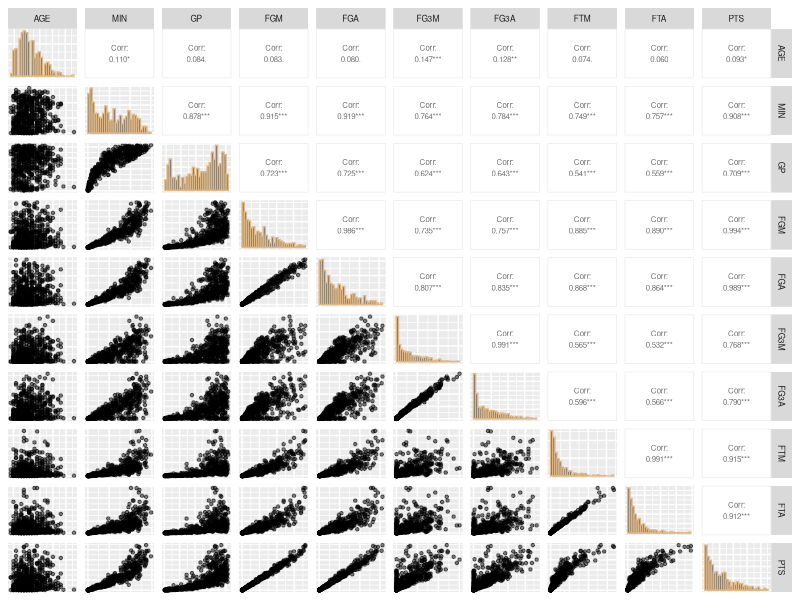
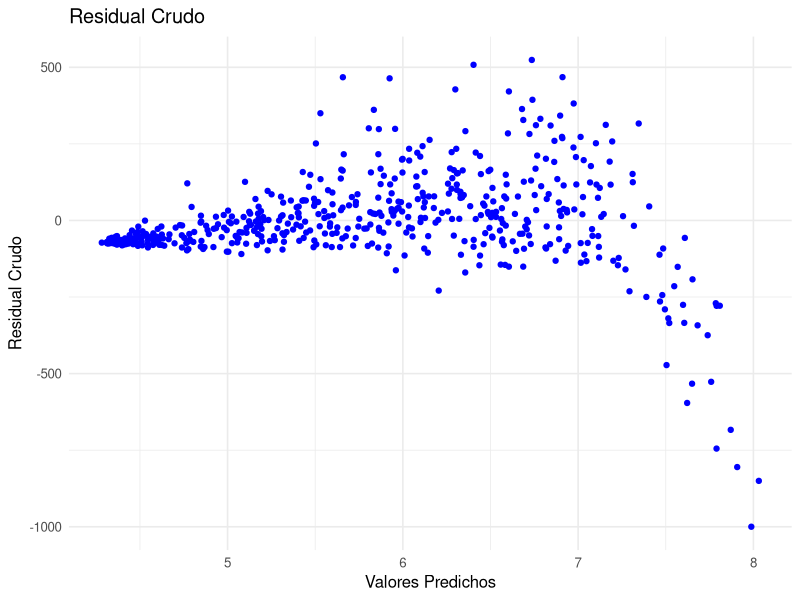
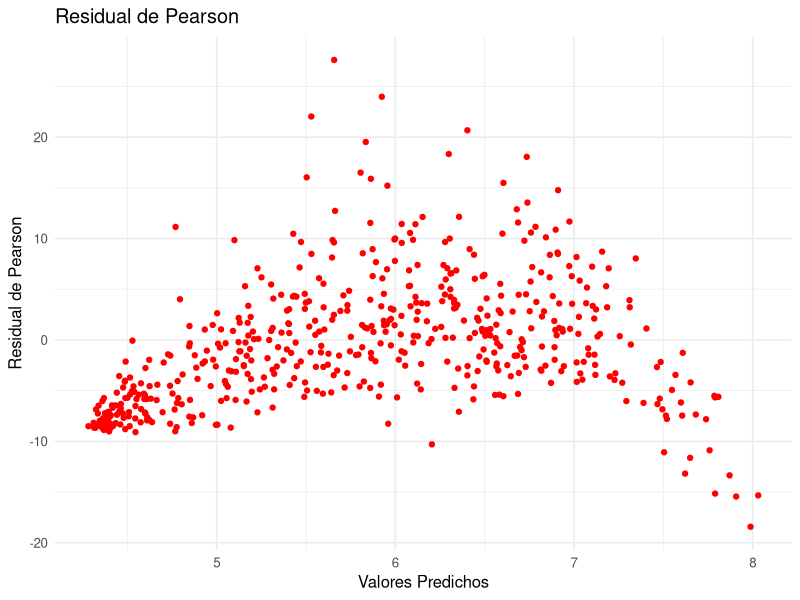
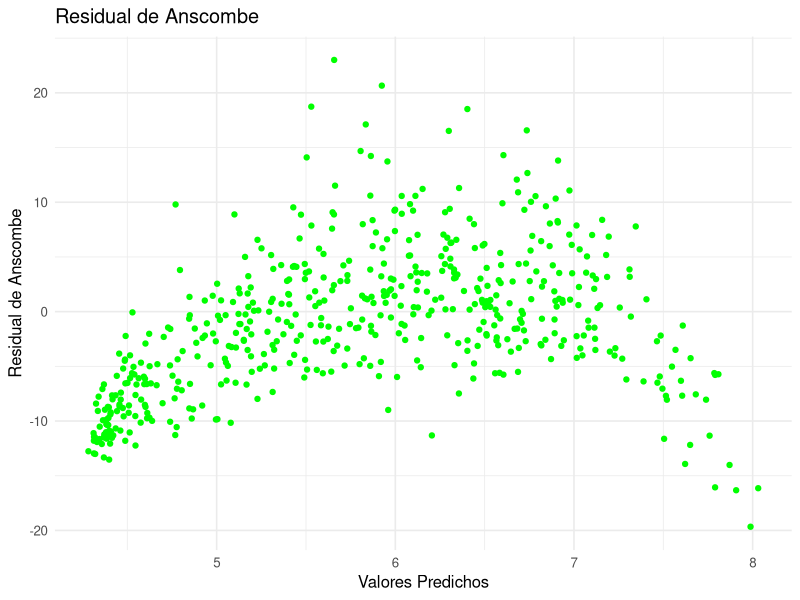
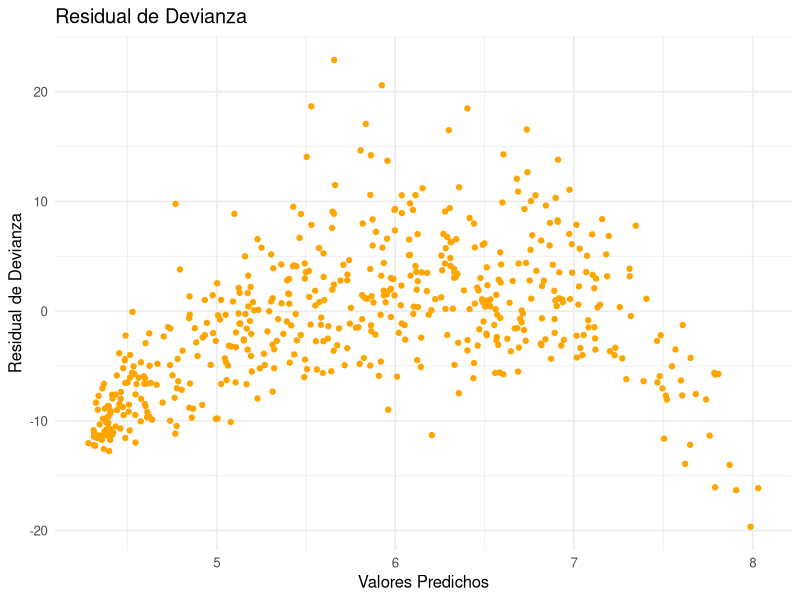
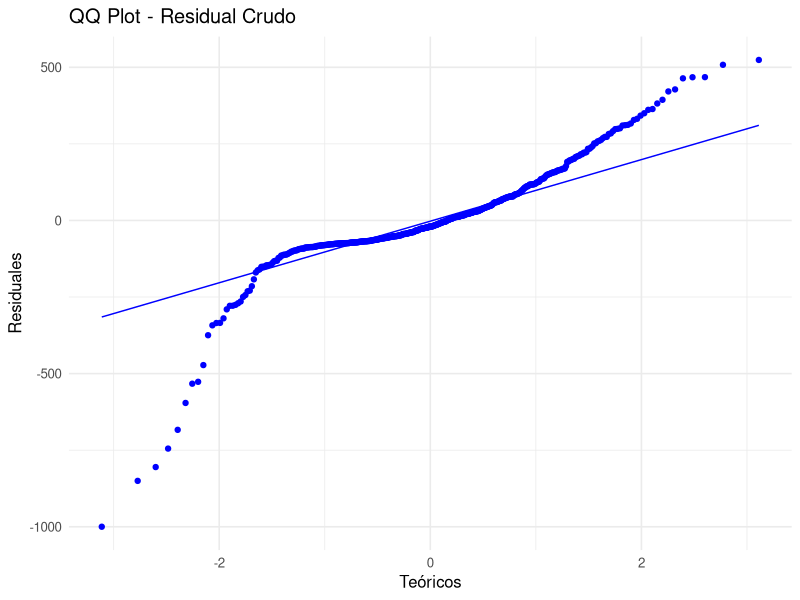
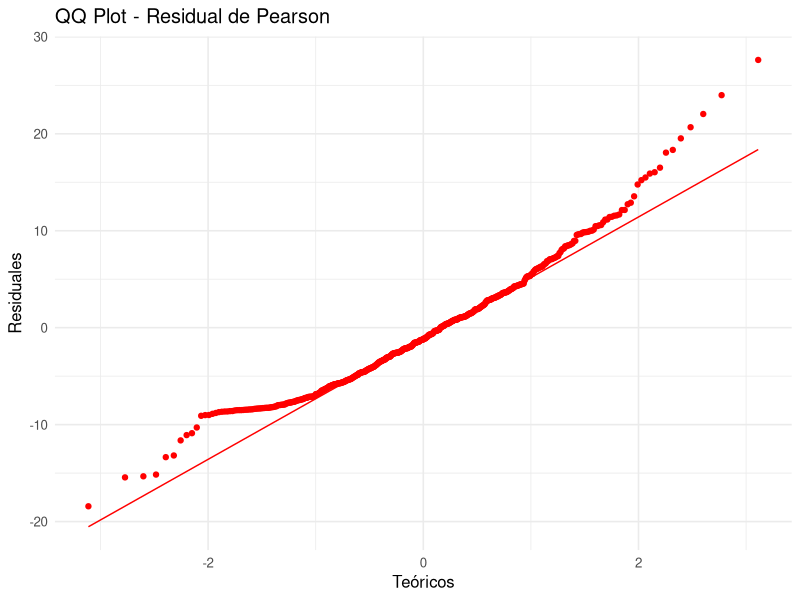
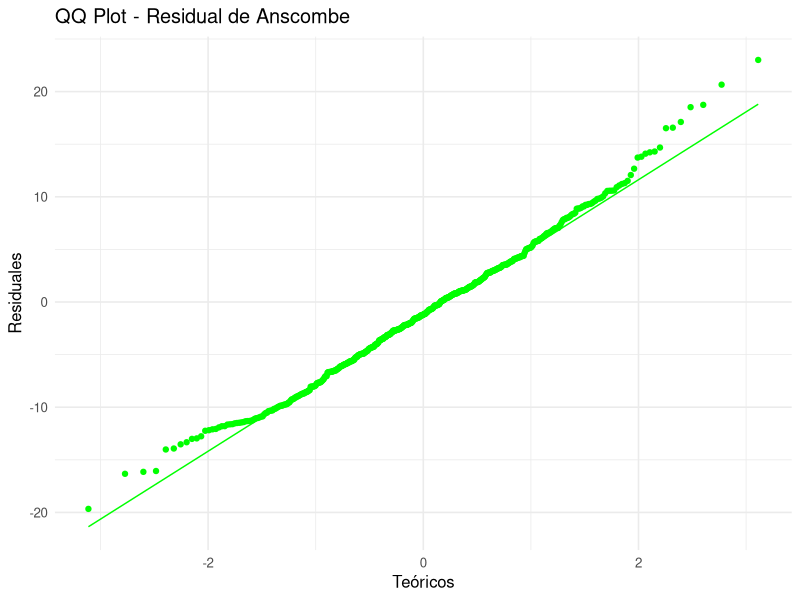

Generate these figures, in order, with R:
## ---- chunk 1
rm(list = ls())
## ---- chunk 2
#| output: false

library(GGally)
library(ggplot2)
library(dplyr)
library(readxl)
library(boot)
## ---- chunk 3
# Ìmportamos los datos y seleccionamos las variables de interés

players <- read_excel("players_202223.xlsx") %>% 
  select(AGE, MIN, GP, FGM, FGA, FG3M, FG3A, FTM, FTA, PTS)
## ---- chunk 4
#| message: false
#| out-width: 100%

players %>%
  ggpairs(
    upper = list(continuous = wrap("cor", size = 2)),
    diag = list(continuous = wrap("barDiag", colour = "burlywood")),
    lower = list(continuous = wrap("points", alpha = 0.5, shape = 20, 
                                   fill = "lightblue")),
    axisLabels = "none") + 
  theme(strip.text = element_text(size = 6))
## ---- chunk 5
# Matriz diseño y vector de la variable respuesta

x1 <- players %>% select(-last_col())
X <- model.matrix(~ ., data = x1) # Matriz diseño, con intercepto
y <- players$PTS # Variable respuesta
## ---- chunk 6
# Creación de la función

fisher_scoring_poisson <- function(y, X, beta_init, tol = 1e-7, max_iter = 100){
  # Nombramos un objeto donde se guardará el beta inicial (beta_init)
  beta <- beta_init
  # iniciamos el bucle 
  for (iter in 1:max_iter){
    # creamos un objeto "eta" que será la parte sistemática del modelo
    eta <- X %*% beta
    # creamos un objeto "mu" donde se guarda el despeje de la media de "eta"
    mu <- exp(eta)
    # creamos la matriz diagonal "W"
    W <- diag(as.vector(mu))
    # creamos el objeto z (variable de trabajo y^~)
    z <- eta + (y - mu) / mu
    # obtenemos el nuevo beta
    beta_new <- solve(t(X) %*% W %*% X) %*% (t(X) %*% W %*% z)
    
    # guardamos la matriz de varianzas y covarianzas de los betas
    
    cov_beta <- solve(t(X) %*% W %*% X)
    
    if (max(abs(beta_new - beta)) < tol) {
      message("El algoritmo convergió en la iteración ", iter)
      mu_hat <- as.vector(exp(X %*% beta_new))
      # residual crudo
      residual <- y - mu_hat
      # residual de pearson
      residual_pearson <- (y - mu_hat) / sqrt(mu_hat)
      #Residual Anscombe
      residual_anscombe <- (3/2) * (y^(2/3) - mu_hat^(2/3)) / (mu_hat^(1/6))
      # Residual de devianza
      residual_deviance <- sign(y - mu_hat) * 
        sqrt(2 * (y * log(ifelse(y == 0, 1, y / mu_hat)) - (y - mu_hat)))
      return(list( beta = as.vector(beta_new), predichos = mu_hat, covarianza = cov_beta,
                   residual = residual,
                   residual_pearson = residual_pearson,
                   residual_anscombe = residual_anscombe,
                   residual_deviance = residual_deviance))
    }
    
    beta <- beta_new
  }
  warning("El algoritmo no convergió")
  return(NULL)
}
## ---- chunk 7
beta_inicial <- c(log(mean(y)), rep(0, ncol(X)-1)) # beta inicial
regresion_poisson <- fisher_scoring_poisson(y = y, X = X, beta_init = beta_inicial)
## ---- chunk 8
names(regresion_poisson$beta) <- c("Intercept", "AGE", "MIN", "GP", "FGM",
                                   "FGA", "FG3M", "FG3A", "FTM", "FTA")
regresion_poisson$beta
## ---- chunk 9
modelo_poisson_glm <- glm(y ~ X - 1, family = poisson(link = "log"))

names(modelo_poisson_glm$coefficients) <- names(regresion_poisson$beta)
modelo_poisson_glm$coefficients
## ---- chunk 10
all.equal(regresion_poisson$beta, modelo_poisson_glm$coefficients)
## ---- chunk 11
all.equal(regresion_poisson$covarianza, vcov(modelo_poisson_glm))[3]
## ---- chunk 12
sqrt(diag(regresion_poisson$covarianza))
sqrt(diag(vcov(modelo_poisson_glm)))
## ---- chunk 13
df_residuals <- data.frame(
    AGE = players$AGE,
    MIN = players$MIN,
    GP = players$GP,
    FGM = players$FGM,
    FGA = players$FGA,
    FG3M = players$FG3M,
    FG3A = players$FG3A,
    FTM = players$FTM,
    FTA = players$FTA,
    predichos = regresion_poisson$predichos,
    residual = regresion_poisson$residual,
    residual_pearson = regresion_poisson$residual_pearson,
    residual_anscombe = regresion_poisson$residual_anscombe,
    residual_deviance = regresion_poisson$residual_deviance
  )
## ---- chunk 14
# Gráfico de los cuatro tipos de residuales

p1 <- ggplot(df_residuals, aes(x = log(predichos), y = residual)) +
    geom_point(color = 'blue') +
    labs(title = 'Residual Crudo', x = 'Valores Predichos', y = 'Residual Crudo') +
    theme_minimal(12)

p2 <- ggplot(df_residuals, aes(x = log(predichos), y = residual_pearson)) +
    geom_point(color = 'red') +
    labs(title = 'Residual de Pearson', x = 'Valores Predichos', y = 'Residual de Pearson') +
    theme_minimal(12)

p3 <- ggplot(df_residuals, aes(x = log(predichos), y = residual_anscombe)) +
    geom_point(color = 'green') +
    labs(title = 'Residual de Anscombe', x = 'Valores Predichos', y = 'Residual de Anscombe') +
    theme_minimal(12)

p4 <- ggplot(df_residuals, aes(x = log(predichos), y = residual_deviance)) +
    geom_point(color = 'orange') +
    labs(title = 'Residual de Devianza', x = 'Valores Predichos', y = 'Residual de Devianza') +
    theme_minimal(12)
## ---- chunk 15
#| layout-ncol: 2
#| out-width: 100%

p1; p2; p3; p4
## ---- chunk 16
# qq-plots de los residuales

qq1 <- ggplot(df_residuals, aes(sample = residual)) +
  stat_qq(color = "blue") +
  stat_qq_line(color = "blue") +
  labs(title = "QQ Plot - Residual Crudo", x = "Teóricos", y = "Residuales") +
  theme_minimal(12)

qq2 <- ggplot(df_residuals, aes(sample = residual_pearson)) +
  stat_qq(color = "red") +
  stat_qq_line(color = "red") +
  labs(title = "QQ Plot - Residual de Pearson", x = "Teóricos", y = "Residuales") +
  theme_minimal(12)

qq3 <- ggplot(df_residuals, aes(sample = residual_anscombe)) +
  stat_qq(color = "green") +
  stat_qq_line(color = "green") +
  labs(title = "QQ Plot - Residual de Anscombe", x = "Teóricos", y = "Residuales") +
  theme_minimal(12)

qq4 <- ggplot(df_residuals, aes(sample = residual_deviance)) +
  stat_qq(color = "orange") +
  stat_qq_line(color = "orange") +
  labs(title = "QQ Plot - Residual de Devianza", x = "Teóricos", y = "Residuales") +
  theme_minimal(12)
## ---- chunk 17
#| layout-ncol: 2
#| out-width: 100%

qq1; qq2; qq3; qq4
## ---- chunk 18
a1 <- ggplot(df_residuals, aes(x = AGE, y = residual_pearson)) +
    geom_point(color = 'black', alpha = 0.6) +
    labs(title = 'Residual de Pearson', x = 'AGE', y = 'Residual de Pearson') +
    theme_minimal(13)

a2 <- ggplot(df_residuals, aes(x = MIN, y = residual_pearson)) +
    geom_point(color = 'black', alpha = 0.6) +
    labs(title = 'Residual de Pearson', x = 'MIN', y = 'Residual de Pearson') +
    theme_minimal(13)

a3 <- ggplot(df_residuals, aes(x = GP, y = residual_pearson)) +
    geom_point(color = 'black', alpha = 0.6) +
    labs(title = 'Residual de Pearson', x = 'GP', y = 'Residual de Pearson') +
    theme_minimal(13)

a4 <- ggplot(df_residuals, aes(x = FGM, y = residual_pearson)) +
    geom_point(color = 'black', alpha = 0.6) +
    labs(title = 'Residual de Pearson', x = 'FGM', y = 'Residual de Pearson') +
    theme_minimal(13)

a5 <- ggplot(df_residuals, aes(x = FGA, y = residual_pearson)) +
    geom_point(color = 'black', alpha = 0.6) +
    labs(title = 'Residual de Pearson', x = 'FGA', y = 'Residual de Pearson') +
    theme_minimal(13)

a6 <- ggplot(df_residuals, aes(x = FG3M, y = residual_pearson)) +
    geom_point(color = 'black', alpha = 0.6) +
    labs(title = 'Residual de Pearson', x = 'FG3M', y = 'Residual de Pearson') +
    theme_minimal(13)

a7 <- ggplot(df_residuals, aes(x = FG3A, y = residual_pearson)) +
    geom_point(color = 'black', alpha = 0.6) +
    labs(title = 'Residual de Pearson', x = 'FG3A', y = 'Residual de Pearson') +
    theme_minimal(13)

a8 <- ggplot(df_residuals, aes(x = FTM, y = residual_pearson)) +
    geom_point(color = 'black', alpha = 0.6) +
    labs(title = 'Residual de Pearson', x = 'FTM', y = 'Residual de Pearson') +
    theme_minimal(13)

a9 <- ggplot(df_residuals, aes(x = FTA, y = residual_pearson)) +
    geom_point(color = 'black', alpha = 0.6) +
    labs(title = 'Residual de Pearson', x = 'FTA', y = 'Residual de Pearson') +
    theme_minimal(13)
## ---- chunk 19
#| layout-nrow: 3
#| out-width: 100%

a1; a2; a3; a4; a5; a6; a7; a8; a9
## ---- chunk 20
crabs <- data.frame(
  
  C = as.factor(c(2,3,3,2,2,1,2,1,3,2,2,2,1,2,2,2,2,3,3,2,2,2,2,3,3,2,2,2,2,3,
                  3,3,2,3,2,2,2,3,3,2,2,1,1,3,3,3,2,2,3,3,3,3,2,2,3,2,3,2,1,3,
                  2,3,1,1,2,2,3,2,3,2,3,2,2,2,3,3,2,2,1,2,2,2,1,2,2,3,2,2,1,2,
                  3,3,3,3,3,1,3,2,3,2)),
  
  S = as.factor(c(3,3,3,3,1,2,1,1,2,2,1,3,1,1,1,2,2,2,2,2,2,1,2,3,3,1,3,1,1,3,
                  3,3,3,2,2,1,1,3,2,1,3,3,1,2,3,2,1,1,3,1,2,3,2,2,1,2,1,1,3,1,
                  3,3,1,1,2,1,2,2,2,2,1,3,3,3,3,2,2,1,1,2,2,2,2,3,3,3,3,3,3,3,
                  3,2,3,3,3,3,3,3,2,1)),
  
  W = c(28.3,26.0,26.0,21.0,21.0,25.0,26.0,24.9,25.0,24.7,26.5,24.8,24.9,26.0,
        28.7,30.3,26.2,27.5,30.0,28.2,30.5,30.3,30.0,26.2,28.5,29.5,27.0,29.0,
        28.7,26.5,26.5,27.3,26.3,30.0,29.0,27.2,27.0,26.5,26.5,25.5,26.5,26.5,
        22.0,27.3,26.6,25.0,25.0,30.2,28.7,24.9,24.5,25.2,24.0,22.9,26.2,24.4,
        26.3,24.5,27.9,30.5,28.2,27.6,23.0,23.9,22.9,25.8,25.8,24.1,28.0,26.0,
        24.5,24.5,24.2,28.5,24.7,29.0,27.0,23.7,27.0,24.2,24.2,25.1,27.5,29.3,
        26.3,29.4,26.2,26.2,24.1,27.0,26.5,28.5,24.7,25.2,25.3,25.3,29.3,27.4,
        28.0,24.5),
  
  Wt = c(3.05,2.60,2.45,1.85,2.05,2.30,2.10,2.10,2.00,1.90,2.80,2.10,2.10,2.50,
         3.20,3.60,2.20,2.75,3.05,2.95,3.50,3.00,3.40,2.30,2.40,2.55,2.25,2.30,
         3.20,1.30,1.97,2.90,2.30,3.05,3.30,2.75,2.25,2.00,2.20,2.25,1.97,1.60,
         1.90,2.90,2.30,2.10,2.10,3.28,3.20,2.30,2.05,2.10,2.00,1.60,2.40,1.90,
         2.05,1.95,3.05,3.20,2.80,2.85,3.00,1.85,1.90,2.20,2.20,1.80,2.62,2.30,
         2.00,2.00,2.20,3.00,2.55,3.10,2.95,1.80,2.00,2.20,1.65,1.80,2.30,3.23,
         2.90,3.10,2.30,2.17,1.95,2.63,2.35,3.00,2.55,2.00,1.90,1.90,3.23,2.90,
         3.00,2.00),
  
  Sa = c(8,4,3,0,0,3,0,1,3,0,4,0,1,1,0,4,3,0,5,4,6,4,4,0,3,0,3,0,0,0,1,1,2,4,0,
         4,4,0,0,0,0,0,0,1,1,2,0,2,1,0,0,1,0,0,0,0,0,1,0,3,3,2,3,0,0,0,2,1,0,1,
         0,0,0,1,0,4,1,0,3,3,3,0,6,12,0,3,0,2,1,4,0,1,0,1,2,2,5,4,2,0)
)
## ---- chunk 21
#| out-width: 100%
#| layout-ncol: 2

ggplot(crabs, aes(x = C, y = Sa)) +
  geom_jitter(width = 0.2, alpha = 0.6, color = "blue") +
  geom_boxplot(alpha = 0, color = "black") +  # overlay transparent boxplot
  labs(title = "Número de satélites vs Color",
       x = "Color",
       y = "Número de satélites") +
  theme_minimal()

ggplot(crabs, aes(x = S, y = Sa)) +
  geom_jitter(width = 0.2, alpha = 0.6, color = "red") +
  geom_boxplot(alpha = 0, color = "black") +
  labs(title = "Número de satélites vs Condición de la espina",
       x = "Condición de la espina",
       y = "Número de satélites") +
  theme_minimal()

## ---- chunk 22
#| message: false
#| out-width: 100%

crabs[,-c(1,2)] %>%
  ggpairs(
    upper = list(continuous = wrap("cor", size = 3)),
    diag = list(continuous = wrap("barDiag", colour = "burlywood")),
    lower = list(continuous = wrap("points", alpha = 0.5, shape = 20, 
                                   fill = "lightblue")),
    axisLabels = "none")
## ---- chunk 23
X.c <- model.matrix(~., data=crabs[,-5])
modelos_crangrejos <- fisher_scoring_poisson(crabs[,5], X = X.c,
                                  beta_init = c(log(mean(crabs[,5])), rep(0, ncol(X.c)-1)))
## ---- chunk 24
names(modelos_crangrejos$beta) <- c("Intercept", "C2", "C3" , "S2", "S3" , "W", "Wt")
modelos_crangrejos$beta
## ---- chunk 25
modelo_cangrejos_glm <- glm(crabs[,5] ~ X.c - 1, family = poisson(link = "log"))

names(modelo_cangrejos_glm$coefficients) <- names(modelos_crangrejos$beta)
modelo_cangrejos_glm$coefficients
## ---- chunk 26
all.equal(modelos_crangrejos$covarianza, vcov(modelo_cangrejos_glm))[3]
## ---- chunk 27
sqrt(diag(modelos_crangrejos$covarianza))
sqrt(diag(vcov(modelo_cangrejos_glm)))
## ---- chunk 28
df_residuals.c <- data.frame(
    C=crabs$C,
    S=crabs$S,
    W=crabs$W,
    Wt=crabs$Wt,
    predichos = modelos_crangrejos$predichos,
    residual = modelos_crangrejos$residual,
    residual_pearson = modelos_crangrejos$residual_pearson,
    residual_anscombe = modelos_crangrejos$residual_anscombe,
    residual_deviance = modelos_crangrejos$residual_deviance
  )
## ---- chunk 29
# Gráfico de los tres tipos de residuales

c1 <- ggplot(df_residuals.c, aes(x = log(predichos), y = residual)) +
    geom_point(color = 'blue') +
    labs(title = 'Residual Crudo', x = 'Valores Predichos', y = 'Residual Crudo') +
    theme_minimal(12)

c2 <- ggplot(df_residuals.c, aes(x = log(predichos), y = residual_pearson)) +
    geom_point(color = 'red') +
    labs(title = 'Residual de Pearson', x = 'Valores Predichos', y = 'Residual de Pearson') +
    theme_minimal(12)

c3 <- ggplot(df_residuals.c, aes(x = log(predichos), y = residual_anscombe)) +
    geom_point(color = 'green') +
    labs(title = 'Residual de Anscombe', x = 'Valores Predichos', y = 'Residual de Anscombe') +
    theme_minimal(12)

c4 <- ggplot(df_residuals.c, aes(x = log(predichos), y = residual_deviance)) +
    geom_point(color = 'orange') +
    labs(title = 'Residual de Devianza', x = 'Valores Predichos', y = 'Residual de Devianza') +
    theme_minimal(12)
## ---- chunk 30
#| layout-ncol: 2
#| out-width: 100%

c1; c2; c3; c4
## ---- chunk 31
# qq-plots de los residuales

qq1 <- ggplot(df_residuals.c, aes(sample = residual)) +
  stat_qq(color = "blue") +
  stat_qq_line(color = "blue") +
  labs(title = "QQ Plot - Residual Crudo", x = "Teóricos", y = "Residuales") +
  theme_minimal(12)

qq2 <- ggplot(df_residuals.c, aes(sample = residual_pearson)) +
  stat_qq(color = "red") +
  stat_qq_line(color = "red") +
  labs(title = "QQ Plot - Residual de Pearson", x = "Teóricos", y = "Residuales") +
  theme_minimal(12)

qq3 <- ggplot(df_residuals.c, aes(sample = residual_anscombe)) +
  stat_qq(color = "green") +
  stat_qq_line(color = "green") +
  labs(title = "QQ Plot - Residual de Anscombe", x = "Teóricos", y = "Residuales") +
  theme_minimal(12)

qq4 <- ggplot(df_residuals.c, aes(sample = residual_deviance)) +
  stat_qq(color = "orange") +
  stat_qq_line(color = "orange") +
  labs(title = "QQ Plot - Residual de Devianza", x = "Teóricos", y = "Residuales") +
  theme_minimal(12)
## ---- chunk 32
#| layout-ncol: 2
#| out-width: 100%

qq1; qq2; qq3; qq4
## ---- chunk 33
# Gráfico de los residuales de Pearson contra las covariables

c1 <- ggplot(df_residuals.c, aes(x = S, y = residual_pearson)) +
    geom_point(color = 'blue') +
    labs(title = 'Residual de Pearson', x = '(S)', y = 'Residual de Pearson') +
    theme_minimal(12)

c2 <- ggplot(df_residuals.c, aes(x = W, y = residual_pearson)) +
    geom_point(color = 'red') +
    labs(title = 'Residual de Pearson', x = '(W)', y = 'Residual de Pearson') +
    theme_minimal(12)

c3 <- ggplot(df_residuals.c, aes(x = Wt, y = residual_pearson)) +
    geom_point(color = 'green') +
    labs(title = 'Residual de Pearson', x = '(Wt)', y = 'Residual de Pearson') +
    theme_minimal(12)

c4 <- ggplot(df_residuals.c, aes(x = C, y = residual_pearson)) +
    geom_point(color = 'orange') +
    labs(title = 'Residual de Pearson', x = '(C)', y = 'Residual de Pearson') +
    theme_minimal(12)
## ---- chunk 34
#| layout-ncol: 2
#| out-width: 100%

c1; c2; c3; c4
## ---- chunk 35
X_completa <- model.matrix(Sa
  ~ C + S + W + Wt +
    C:S + C:W + C:Wt +
    S:W + S:Wt,
  data = crabs
)

# Ajustar modelo con Fisher Scoring
modelos_crangrejos_interactions <- fisher_scoring_poisson(
  crabs[,5],
  X = X_completa,
  beta_init = c(log(mean(crabs[,5])), rep(0, ncol(X_completa)-1)
))

# Nombres para los coeficientes (incluyendo términos de interacción)
names(modelos_crangrejos_interactions$beta) <- colnames(X_completa)
modelos_crangrejos_interactions$beta
## ---- chunk 36
modelo_cangre_completo_glm <- glm(Sa
  ~ C + S + W + Wt +
    C:S + C:W + C:Wt +
    S:W + S:Wt,
  data = crabs,
family = poisson(link = "log"))

names(modelo_cangre_completo_glm$coefficients) <- names(modelos_crangrejos_interactions$beta)
modelo_cangre_completo_glm$coefficients
## ---- chunk 37
df_residuals.c.interac <- data.frame(
    C=crabs$C,
    S=crabs$S,
    W=crabs$W,
    Wt=crabs$Wt,
    predichos = modelos_crangrejos_interactions$predichos,
    residual = modelos_crangrejos_interactions$residual,
    residual_pearson = modelos_crangrejos_interactions$residual_pearson,
    residual_anscombe = modelos_crangrejos_interactions$residual_anscombe,
    residual_deviance = modelos_crangrejos_interactions$residual_deviance
  )
## ---- chunk 38
# Gráfico de los cuatro tipos de residuales

c1 <- ggplot(df_residuals.c.interac, aes(x = log(predichos), y = residual)) +
    geom_point(color = 'blue') +
    labs(title = 'Residual Crudo', x = 'Valores Predichos', y = 'Residual Crudo') +
    theme_minimal(12)

c2 <- ggplot(df_residuals.c.interac, aes(x = log(predichos), y = residual_pearson)) +
    geom_point(color = 'red') +
    labs(title = 'Residual de Pearson', x = 'Valores Predichos', y = 'Residual de Pearson') +
    theme_minimal(12)

c3 <- ggplot(df_residuals.c.interac, aes(x = log(predichos), y = residual_anscombe)) +
    geom_point(color = 'green') +
    labs(title = 'Residual de Anscombe', x = 'Valores Predichos', y = 'Residual de Anscombe') +
    theme_minimal(12)

c4 <- ggplot(df_residuals.c.interac, aes(x = log(predichos), y = residual_deviance)) +
    geom_point(color = 'orange') +
    labs(title = 'Residual de Devianza', x = 'Valores Predichos', y = 'Residual de Devianza') +
    theme_minimal(12)
## ---- chunk 39
#| layout-ncol: 2
#| out-width: 100%

c1; c2; c3; c4
## ---- chunk 40
## Población binomial
# Parámetros
set.seed(1040)
n <- 100
beta <- c(0, 0.2)
## ---- chunk 41
# Simulación de datos
xbin <- runif(n, min = 0, max = 10)
X2 <- model.matrix(~ xbin)  # Incluye intercepto automáticamente
eta <- X2 %*% beta
## ---- chunk 42
# Dataset simulado
pi <- exp(eta)/(1+exp(eta))
yb <- c()
for (i in 1:n) {
  yb[i] <- rbinom(1,size = 1,prob = pi[i])
}

data_bin <- tibble(y = yb, x = xbin)
## ---- chunk 43
#| out-width: 80%

ggplot(data_bin, aes(x = x, y = y)) +
    geom_jitter(height = 0.02, width = 0, 
                alpha = 0.6, size = 3, color = "#1f77b4") +
  ggtitle("Distribución binomial - Datos simulados") +
  theme_minimal(12)
## ---- chunk 44
# Creación de la función
fisher_scoring_binomial <- function(y, X, beta_init, tol = 1e-5, max_iter = 100) {
  beta <- beta_init
  for (iter in 1:max_iter) {
    eta <- X %*% beta
    
    pi <- exp(eta) / (1 + exp(eta))
    pi <- pmax(pmin(pi, 1 - 1e-10), 1e-10)
    
    W <- diag(as.vector(pi * (1 - pi)))
    
    z <- eta + (y - pi) / (pi * (1 - pi))
    
    beta_new <- tryCatch({
      solve(t(X) %*% W %*% X) %*% (t(X) %*% W %*% z)
    }, error = function(e) {
      stop("Fallo al invertir la matriz. ¿X tiene multicolinealidad?")
    })
    
    # guardamos la matriz de varianzas y covarianzas de los betas
    cov_beta <- solve(t(X) %*% W %*% X)
    
    if (max(abs(beta_new - beta), na.rm = TRUE) < tol) {
      message("Convergió en iteración ", iter)
      pi_hat <- exp(X %*% beta_new) / (1 + exp(X %*% beta_new))
      pi_hat <- pmax(pmin(pi_hat, 1 - 1e-10), 1e-10) 
      # Resdiaul crudo
      residual <- y-pi_hat
      # Residual de pearson
      residual_pearson <- (y - pi_hat) / sqrt(pi_hat)
      # Residual de Anscombe
      residual_anscombe <- (3/2) *
        (y^(2/3) * (1 - y)^(2/3) - pi_hat^(2/3) * 
           (1 - pi_hat)^(2/3)) / (pi_hat * (1 - pi_hat))^(1/6)
      # Residual de devianza
      # Handle y=0 and y=1 cases for deviance
      dev <- ifelse(y == 0, 2 * pi_hat, ifelse(y == 1, 2 * (1 - pi_hat),
                    sqrt(2 * (y * log(y / pi_hat) + (1 - y) * log((1 - y) / (1 - pi_hat))))))
      residual_deviance <- sign(y - pi_hat) * sqrt(dev)
      return(list(beta = as.vector(beta_new), predichos = pi_hat,
                  covarianza = cov_beta,
                  residual = residual,
                  residual_pearson = residual_pearson,
                  residual_anscombe = residual_anscombe,
                  residual_deviance = residual_deviance))
    }
    
    beta <- beta_new
  }
  warning("No convergió")
  return(as.vector(beta))
}
## ---- chunk 45
# Ejecutamos la función

beta_binomial <- fisher_scoring_binomial(y = yb, X = X2, 
                                         beta_init = rep(0.01, ncol(X2)))

# Estimación de los parámetros del modelo

names(beta_binomial$beta) <- colnames(X2)
beta_binomial$beta
## ---- chunk 46
modelo_logistico <- glm(yb ~ X2 - 1, family = binomial(link = "logit"))

modelo_logistico$coefficients
## ---- chunk 47
beta_binomial$covarianza; vcov(modelo_logistico)
## ---- chunk 48
df_residuals.sim <- data.frame(
    xbin = xbin,
    predichos = beta_binomial$predichos,
    residual = beta_binomial$residual,
    residual_pearson = beta_binomial$residual_pearson,
    residual_anscombe = beta_binomial$residual_anscombe,
    residual_deviance = beta_binomial$residual_deviance
  )
## ---- chunk 49
# Gráfico de los tres tipos de residuales

p1 <- ggplot(df_residuals.sim, aes(x = logit(predichos), y = residual)) +
    geom_point(color = 'blue') +
    labs(title = 'Residual Crudo', x = 'Valores Predichos', y = 'Residual Crudo') +
    theme_minimal(12)

p2 <- ggplot(df_residuals.sim, aes(x = logit(predichos), y = residual_pearson)) +
    geom_point(color = 'red') +
    labs(title = 'Residual de Pearson', x = 'Valores Predichos', y = 'Residual de Pearson') +
    theme_minimal(12)

p3 <- ggplot(df_residuals.sim, aes(x = logit(predichos), y = residual_anscombe)) +
    geom_point(color = 'green') +
    labs(title = 'Residual de Anscombe', x = 'Valores Predichos', y = 'Residual de Anscombe') +
    theme_minimal(12)

p4 <- ggplot(df_residuals.sim, aes(x = logit(predichos), y = residual_deviance)) +
    geom_point(color = 'orange') +
    labs(title = 'Residual de Devianza', x = 'Valores Predichos', y = 'Residual de Devianza') +
    theme_minimal(12)
## ---- chunk 50
#| layout-ncol: 2
#| out-width: 100%

p1; p2; p3; p4
## ---- chunk 51
# qq-plots de los residuales

qq1 <- ggplot(df_residuals.sim, aes(sample = residual)) +
  stat_qq(color = "blue") +
  stat_qq_line(color = "blue") +
  labs(title = "QQ Plot - Residual Crudo", x = "Teóricos", y = "Residuales") +
  theme_minimal(12)

qq2 <- ggplot(df_residuals.sim, aes(sample = residual_pearson)) +
  stat_qq(color = "red") +
  stat_qq_line(color = "red") +
  labs(title = "QQ Plot - Residual de Pearson", x = "Teóricos", y = "Residuales") +
  theme_minimal(12)

qq3 <- ggplot(df_residuals.sim, aes(sample = residual_anscombe)) +
  stat_qq(color = "green") +
  stat_qq_line(color = "green") +
  labs(title = "QQ Plot - Residual de Anscombe", x = "Teóricos", y = "Residuales") +
  theme_minimal(12)

qq4 <- ggplot(df_residuals.sim, aes(sample = residual_deviance)) +
  stat_qq(color = "orange") +
  stat_qq_line(color = "orange") +
  labs(title = "QQ Plot - Residual de Devianza", x = "Teóricos", y = "Residuales") +
  theme_minimal(12)
## ---- chunk 52
#| layout-ncol: 2
#| out-width: 100%

qq1; qq2; qq3; qq4
## ---- chunk 53
res_xbin <- ggplot(df_residuals.sim, aes(x = xbin, y = residual_pearson)) +
    geom_point(color = 'black', alpha = 0.6) +
    labs(title = 'Residual de Pearson', x = 'xbin', y = 'Residual de Pearson') +
    theme_minimal(13)
## ---- chunk 54
#| out-width: 80%
res_xbin
## ---- chunk 55
TURB=c(300,250,190,160,560,150,160,270,450,210,420,550,1200,420,500,
       150,200,390,380,140,170,1110,140,150,870,720,430,550)

COL=c(100,100,50,70,200,100,100,70,130,100,100,250,250,100,120,75,50,
      140,120,50,110,100,80,90,150,200,100,200)

ALCA=c(49,43,51,52,44,48,55,43,56,51,46,65,43,53,48,45,52,52,39,54,52,51,55,50,49,44,48,40)

PH=c(8.33,7.64,7.62,7.62,8.19,7.90,7.60,8.07,7.53,7.72,7.90,7.68,7.93,
     7.90,8.01,7.71,7.66,8.09,8.17,8.16,7.58,8.06,7.51,7.56,7.60,8.18,7.20,7.55)

TEM=c(25,27,28,26,25,26,26,24,27,27,26,27,26,26,27,27,26,27,26,25,27,23,27,27,27,23,26,27)

POL=c(0,0,0,0,0,0,0,0,0,0,1,1,1,1,0,0,0,0,0,0,0,1,0,0,1,1,1,1)
## ---- chunk 56
Xbin2 <- model.matrix(~ TURB+COL+ALCA+PH+TEM)

regresión_logistica_agua <- fisher_scoring_binomial(y = POL,X = Xbin2,
                              beta_init = c(log(mean(POL)/(1-mean(POL))), rep(0,ncol(Xbin2)-1)),
                              max_iter = 500)

names(regresión_logistica_agua$beta) <- colnames(Xbin2)
## ---- chunk 57
regresión_logistica_agua$beta

modelo <- glm(formula = POL ~ TURB+COL+ALCA+PH+TEM, family = 'binomial')
summary(modelo)
modelo$coefficients
## ---- chunk 58
all.equal(regresión_logistica_agua$covarianza, vcov(modelo))
## ---- chunk 59
df_residuals.agua <- data.frame(
    predichos = regresión_logistica_agua$predichos,
    residual = regresión_logistica_agua$residual,
    residual_pearson = regresión_logistica_agua$residual_pearson,
    residual_anscombe = regresión_logistica_agua$residual_anscombe,
    residual_deviance = regresión_logistica_agua$residual_deviance
  )
## ---- chunk 60
# Gráfico de los tres tipos de residuales

p1 <- ggplot(df_residuals.agua, aes(x = logit(predichos), y = residual)) +
    geom_point(color = 'blue') +
    labs(title = 'Residual Crudo', x = 'Valores Predichos', y = 'Residual Crudo') +
    ylim(-1, 1) + 
    theme_minimal(12)

p2 <- ggplot(df_residuals.agua, aes(x = logit(predichos), y = residual_pearson)) +
    geom_point(color = 'red') +
    labs(title = 'Residual de Pearson', x = 'Valores Predichos', y = 'Residual de Pearson') +
    ylim(-1, 1.1) +
    theme_minimal(12)

p3 <- ggplot(df_residuals.agua, aes(x = logit(predichos), y = residual_anscombe)) +
    geom_point(color = 'green') +
    labs(title = 'Residual de Anscombe', x = 'Valores Predichos', y = 'Residual de Anscombe') +
    ylim(-3.1, 1.3) +
    theme_minimal(12)

p4 <- ggplot(df_residuals.agua, aes(x = logit(predichos), y = residual_deviance)) +
    geom_point(color = 'orange') +
    labs(title = 'Residual de Devianza', x = 'Valores Predichos', y = 'Residual de Devianza') +
    ylim(-1.3, 1.15) +
    theme_minimal(12)
## ---- chunk 61
#| layout-ncol: 2
#| out-width: 100%

p1; p2; p3; p4
## ---- chunk 62
# qq-plots de los residuales

qq1 <- ggplot(df_residuals.agua, aes(sample = residual)) +
  stat_qq(color = "blue") +
  stat_qq_line(color = "blue") +
  labs(title = "QQ Plot - Residual Crudo", x = "Teóricos", y = "Residuales") +
  theme_minimal(12)

qq2 <- ggplot(df_residuals.agua, aes(sample = residual_pearson)) +
  stat_qq(color = "red") +
  stat_qq_line(color = "red") +
  labs(title = "QQ Plot - Residual de Pearson", x = "Teóricos", y = "Residuales") +
  theme_minimal(12)

qq3 <- ggplot(df_residuals.agua, aes(sample = residual_anscombe)) +
  stat_qq(color = "green") +
  stat_qq_line(color = "green") +
  labs(title = "QQ Plot - Residual de Anscombe", x = "Teóricos", y = "Residuales") +
  theme_minimal(12)

qq4 <- ggplot(df_residuals.agua, aes(sample = residual_deviance)) +
  stat_qq(color = "orange") +
  stat_qq_line(color = "orange") +
  labs(title = "QQ Plot - Residual de Devianza", x = "Teóricos", y = "Residuales") +
  theme_minimal(12)
## ---- chunk 63
#| layout-ncol: 2
#| out-width: 100%

qq1; qq2; qq3; qq4
## ---- chunk 64
modelo2 <- glm(formula = POL ~ TURB, family = 'binomial')
modelo2$coefficients
## ---- chunk 65
summary(modelo2)
## ---- chunk 66
df_residuals.agua2 <- data.frame(
    TURB = TURB,
    predichos = fitted(modelo2),
    residual = residuals(modelo2, type = "response"),
    residual_pearson = residuals(modelo2, type = "pearson"),
    residual_deviance = residuals(modelo2, type = "deviance")
  )
## ---- chunk 67
# Gráfico de los tres tipos de residuales

p1 <- ggplot(df_residuals.agua2, aes(x = logit(predichos), y = residual)) +
    geom_point(color = 'blue') +
    labs(title = 'Residual Crudo', x = 'Valores Predichos', y = 'Residual Crudo') +
    # ylim(-1, 1) + 
    theme_minimal(13)

p2 <- ggplot(df_residuals.agua2, aes(x = logit(predichos), y = residual_pearson)) +
    geom_point(color = 'red') +
    labs(title = 'Residual de Pearson', x = 'Valores Predichos', y = 'Residual de Pearson') +
    # ylim(-1, 1.1) +
    theme_minimal(13)

p3 <- ggplot(df_residuals.agua2, aes(x = logit(predichos), y = residual_deviance)) +
    geom_point(color = 'orange') +
    labs(title = 'Residual de Devianza', x = 'Valores Predichos', y = 'Residual de Devianza') +
    # ylim(-1.3, 1.15) +
    theme_minimal(13)
## ---- chunk 68
#| layout-ncol: 3
#| out-width: 100%

p1; p2; p3
## ---- chunk 69
res_turb1 <- ggplot(df_residuals.agua2, aes(x = TURB, y = residual)) +
    geom_point(color = 'black', alpha = 0.6) +
    labs(title = 'Residual crudo', x = 'Turbiedad', y = 'Residual crudo') +
    theme_minimal(13)

res_turb2 <- ggplot(df_residuals.agua2, aes(x = TURB, y = residual_pearson)) +
    geom_point(color = 'black', alpha = 0.6) +
    labs(title = 'Residual de Pearson', x = 'Turbiedad', y = 'Residual de Pearson') +
    theme_minimal(13)

res_turb3 <- ggplot(df_residuals.agua2, aes(x = TURB, y = residual_deviance)) +
    geom_point(color = 'black', alpha = 0.6) +
    labs(title = 'Residual de Devianza', x = 'Turbiedad', y = 'Residual de Devianza') +
    theme_minimal(13)
## ---- chunk 70
#| out-width: 100%
#| layout-ncol: 3

res_turb1; res_turb2; res_turb3
## ---- chunk 71
# Creación de la función
fisher_scoring_probit <- function(y, X, beta_init, tol = 1e-5, max_iter = 100) {
  beta <- beta_init
  for (iter in 1:max_iter) {
    eta <- X %*% beta
    
    # Link probit
    pi <- pnorm(eta)
    pi <- pmin(pmax(pnorm(eta), 1e-10), 1 - 1e-10)
    
    d_pi <- dnorm(eta)  # derivada de pnorm = densidad normal estándar
    
    # Matriz de pesos (diagonal)
    W <- diag(as.vector((d_pi^2) / (pi * (1 - pi))))
    
    z <- eta + (y - pi) / d_pi
    
    beta_new <- tryCatch({
      solve(t(X) %*% W %*% X) %*% (t(X) %*% W %*% z)
    }, error = function(e) {
      stop("Fallo al invertir la matriz. ¿X tiene multicolinealidad?")
    })
    
    # guardamos la matriz de varianzas y covarianzas de los betas
    cov_beta <- solve(t(X) %*% W %*% X)
    
    if (max(abs(beta_new - beta), na.rm = TRUE) < tol) {
      message("Convergió en iteración ", iter)
       pi_hat <- pnorm(X %*% beta_new)
      # Resdiaul crudo
      residual <- y-pi_hat
      # Residual de pearson
      residual_pearson <- (y - pi_hat) / sqrt(pi_hat)
      # Residual de Anscombe
      residual_anscombe <- (3/2) *
        (y^(2/3) * (1 - y)^(2/3) - pi_hat^(2/3) * 
           (1 - pi_hat)^(2/3)) / (pi_hat * (1 - pi_hat))^(1/6)
      # Residual de devianza
      # Handle y=0 and y=1 cases for deviance
      dev <- dev <- ifelse(y == 0, 2 * log(1 / (1 - pi_hat)),
             ifelse(y == 1, 2 * log(1 / pi_hat),
             2 * (y * log(y / pi_hat) + (1 - y) * log((1 - y) / (1 - pi_hat)))))
      residual_deviance <- sign(y - pi_hat) * sqrt(dev)
      return(list(beta = as.vector(beta_new), predichos = pi_hat,
                  covarianza = cov_beta,
                  residual = residual,
                  residual_pearson = residual_pearson,
                  residual_anscombe = residual_anscombe,
                  residual_deviance = residual_deviance))
    }
    
    beta <- beta_new
  }
  warning("No convergió")
  return(as.vector(beta))
}
## ---- chunk 72
fisher_probit <- fisher_scoring_probit(y = POL,X = Xbin2,beta_init = c(mean(POL)/(1-mean(POL)), rep(0,ncol(Xbin2)-1)),max_iter = 500)
fisher_probit$beta
## ---- chunk 73
modelo_probit <- glm(formula = POL ~ TURB+COL+ALCA+PH+TEM, family = binomial(link = "probit"))
summary(modelo_probit)
## ---- chunk 74
all.equal(fisher_probit$covarianza, vcov(modelo_probit))
## ---- chunk 75
modelo_probit2 <- glm(formula = POL ~ TURB+PH, family = binomial(link = "probit"))
summary(modelo_probit2)
## ---- chunk 76
df_residuals.agua3 <- data.frame(
    TURB = TURB,
    predichos = fitted(modelo_probit2),
    residual = residuals(modelo_probit2, type = "response"),
    residual_pearson = residuals(modelo_probit2, type = "pearson"),
    residual_deviance = residuals(modelo_probit2, type = "deviance")
  )
## ---- chunk 77
# Gráfico de los tres tipos de residuales

p1 <- ggplot(df_residuals.agua3, aes(x = predichos, y = residual)) +
    geom_point(color = 'blue') +
    labs(title = 'Residual Crudo', x = 'Valores Predichos', y = 'Residual Crudo') +
    # ylim(-1, 1) + 
    theme_minimal(13)

p2 <- ggplot(df_residuals.agua3, aes(x = predichos, y = residual_pearson)) +
    geom_point(color = 'red') +
    labs(title = 'Residual de Pearson', x = 'Valores Predichos', y = 'Residual de Pearson') +
    # ylim(-1, 1.1) +
    theme_minimal(13)

p3 <- ggplot(df_residuals.agua3, aes(x = predichos, y = residual_deviance)) +
    geom_point(color = 'orange') +
    labs(title = 'Residual de Devianza', x = 'Valores Predichos', y = 'Residual de Devianza') +
    # ylim(-1.3, 1.15) +
    theme_minimal(13)
## ---- chunk 78
#| layout-ncol: 3
#| out-width: 100%

p1; p2; p3
## ---- chunk 79
res_turb1 <- ggplot(df_residuals.agua3, aes(x = TURB, y = residual)) +
    geom_point(color = 'black', alpha = 0.6) +
    labs(title = 'Residual crudo', x = 'Turbiedad', y = 'Residual crudo') +
    theme_minimal(13)

res_turb2 <- ggplot(df_residuals.agua3, aes(x = TURB, y = residual_pearson)) +
    geom_point(color = 'black', alpha = 0.6) +
    labs(title = 'Residual de Pearson', x = 'Turbiedad', y = 'Residual de Pearson') +
    theme_minimal(13)

res_turb3 <- ggplot(df_residuals.agua3, aes(x = TURB, y = residual_deviance)) +
    geom_point(color = 'black', alpha = 0.6) +
    labs(title = 'Residual de Devianza', x = 'Turbiedad', y = 'Residual de Devianza') +
    theme_minimal(13)
## ---- chunk 80
#| out-width: 100%
#| layout-ncol: 3

res_turb1; res_turb2; res_turb3
## ---- chunk 81
res_PH1 <- ggplot(df_residuals.agua3, aes(x = PH, y = residual)) +
    geom_point(color = 'black', alpha = 0.6) +
    labs(title = 'Residual crudo', x = 'PH', y = 'Residual crudo') +
    theme_minimal(13)

res_PH2 <- ggplot(df_residuals.agua3, aes(x = PH, y = residual_pearson)) +
    geom_point(color = 'black', alpha = 0.6) +
    labs(title = 'Residual de Pearson', x = 'PH', y = 'Residual de Pearson') +
    theme_minimal(13)

res_PH3 <- ggplot(df_residuals.agua3, aes(x = PH, y = residual_deviance)) +
    geom_point(color = 'black', alpha = 0.6) +
    labs(title = 'Residual de Devianza', x = 'PH', y = 'Residual de Devianza') +
    theme_minimal(13)
## ---- chunk 82
#| out-width: 100%
#| layout-ncol: 3

res_PH1; res_PH2; res_PH3
